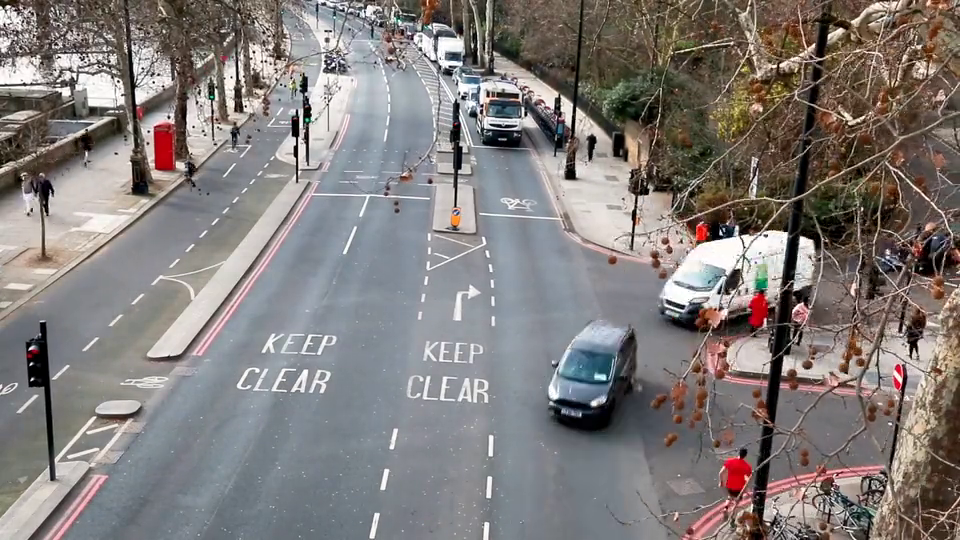
#> input picture frame 48 of yolo/temp_videos/backup_21251946f6a446c497e89aec1bb7fa32.mp4, 960 x 540 px, given in place of test.mp4, which was not available
$ python SpeedRadar2.py
#> lines starting #> are read from the running program, lines starting #| are printed output that depends on the picture; after the words box and inside, x2 and y2 are one past the last pixel; in counts of white or black regions, pixels touching at a corner belong together; pictures that were not available may be replaced by others from this repository, and a replacement may not be noted
### yolo/undown/tracker2.py
# 导入必要库
import cv2  # OpenCV图像处理库
import math  # 数学计算库（用于距离计算）
import time  # 时间模块（用于速度计算）
import numpy as np  # 数值计算库
import os  # 操作系统接口（用于文件操作）

limit = 80  # 速度阈值（单位：公里/小时）

# 创建存储目录
traffic_record_folder_name = "D:\TrafficRecord"  # 主存储路径
if not os.path.exists(traffic_record_folder_name):
    os.makedirs(traffic_record_folder_name)  # 创建主目录
    os.makedirs(traffic_record_folder_name + "//exceeded")  # 超速车辆子目录

# 初始化记录文件
speed_record_file_location = traffic_record_folder_name + "//SpeedRecord.txt"
file = open(speed_record_file_location, "w")  # 以写入模式打开文件
file.write("ID \t SPEED\n------\t-------\n")  # 写入表头
file.close()


class EuclideanDistTracker:
    def __init__(self):
        # 目标跟踪相关属性
        self.center_points = {}  # 存储目标中心点坐标 {id: (cx, cy)}
        self.id_count = 0  # 自增ID计数器

        # 速度计算相关属性
        self.et = 0  # 经过时间
        self.s1 = np.zeros((1, 1000))  # 进入检测线时间记录
        self.s2 = np.zeros((1, 1000))  # 离开检测线时间记录
        self.s = np.zeros((1, 1000))  # 时间差存储

        # 状态标记
        self.f = np.zeros(1000)  # 抓拍触发标记
        self.capf = np.zeros(1000)  # 已抓拍标记

        # 统计计数器
        self.count = 0  # 总车辆计数
        self.exceeded = 0  # 超速车辆计数

    def update(self, objects_rect):
        """核心更新方法，处理目标检测框并跟踪"""
        objects_bbs_ids = []

        # 遍历每个检测到的目标框
        for rect in objects_rect:
            x, y, w, h = rect
            cx = (x + x + w) // 2  # 计算中心点x坐标
            cy = (y + y + h) // 2  # 计算中心点y坐标

            # 目标匹配标识
            same_object_detected = False

            # 遍历现有目标进行匹配
            for id, pt in self.center_points.items():
                # 计算欧氏距离（新旧中心点间距）
                dist = math.hypot(cx - pt[0], cy - pt[1])

                # 匹配成功条件（距离小于阈值）
                if dist < 70:
                    self.center_points[id] = (cx, cy)  # 更新中心点
                    objects_bbs_ids.append([x, y, w, h, id])
                    same_object_detected = True

                    # 速度检测线逻辑（上方检测线范围410-430）
                    if 410 <= y <= 430:
                        self.s1[0, id] = time.time()  # 记录进入时间

                    # 下方检测线范围235-255
                    if 235 <= y <= 255:
                        self.s2[0, id] = time.time()  # 记录离开时间
                        self.s[0, id] = self.s2[0, id] - self.s1[0, id]  # 计算时间差

                    # 触发抓拍条件（车辆完全通过检测区域）
                    if y < 235:
                        self.f[id] = 1  # 设置抓拍标志

            # 新目标处理
            if not same_object_detected:
                self.center_points[self.id_count] = (cx, cy)
                objects_bbs_ids.append([x, y, w, h, self.id_count])
                # 初始化新目标的计时器
                self.id_count += 1
                self.s[0, self.id_count] = 0
                self.s1[0, self.id_count] = 0
                self.s2[0, self.id_count] = 0

        # 清理无效目标
        new_center_points = {}
        for obj_bb_id in objects_bbs_ids:
            _, _, _, _, object_id = obj_bb_id
            new_center_points[object_id] = self.center_points[object_id]
        self.center_points = new_center_points.copy()

        return objects_bbs_ids

    # [35 lines left out: functions getsp, capture, not called in this run]

    def limit(self):
        """获取速度限制"""
        return limit

    def end(self):
        """生成统计报告"""
        with open(speed_record_file_location, "a") as file:
            file.write("\n-------------\nSUMMARY\n-------------\n")
            file.write(f"Total Vehicles :\t{self.count}\n")
            file.write(f"Exceeded speed limit :\t{self.exceeded}")

### yolo/undown/SpeedRadar2.py
import cv2  # 导入OpenCV库用于图像处理
from tracker2 import *  # 导入自定义的欧氏距离跟踪器
import numpy as np  # 导入数值计算库
end = 0  # 程序结束标志

# 创建欧氏距离跟踪器对象
tracker = EuclideanDistTracker()

# 视频捕获对象初始化
cap = cv2.VideoCapture(r"F:/CV-ML/YOLO/Test/Vehicle-Speed-Estimation-and-Detecting-Overspeeding-main/test.mp4")
f = 20  # 帧率相关参数
w = int(1000/(f-1))  # 计算等待时间参数

# 初始化背景减除器（运动检测）
object_detector = cv2.createBackgroundSubtractorMOG2(history=None,varThreshold=None)

# 定义形态学操作核（用于图像处理）
kernalOp = np.ones((3,3),np.uint8)  # 开运算核
kernalOp2 = np.ones((5,5),np.uint8)
kernalCl = np.ones((11,11),np.uint8)  # 闭运算核
fgbg = cv2.createBackgroundSubtractorMOG2(detectShadows=True)  # 带阴影检测的背景减除器
kernal_e = np.ones((5,5),np.uint8)  # 腐蚀操作核

while True:
    ret,frame = cap.read()
#> frame is the input picture: shape (540, 960, 3); mean B, G, R 122.8, 124.6, 130.1
    if not ret:  # 视频读取结束判断
        break
    frame = cv2.resize(frame, None, fx=0.5, fy=0.5)  # 调整帧尺寸
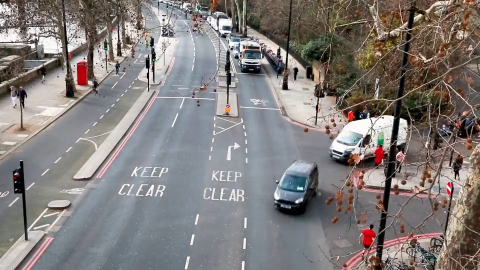
#> frame: shape (270, 480, 3); mean B, G, R 122.9, 124.8, 130.2
    height,width,_ = frame.shape  # 获取帧尺寸
#> height = 270; width = 480

    # 提取感兴趣区域(ROI)
    roi = frame[50:540,200:960]  # 裁剪特定区域进行分析
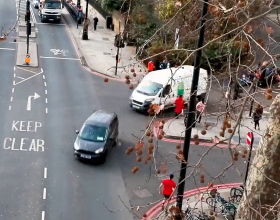
#> roi: shape (220, 280, 3); mean B, G, R 115.7, 117.5, 125

    # 方法1：基础背景减除
    mask = object_detector.apply(roi)
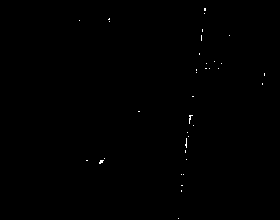
#> mask: shape (220, 280); values 127 (black) and 255 (white), 0.16% white in thin lines or dots, all inside (x1, y1, x2, y2) = (79, 8, 265, 219)
    _, mask = cv2.threshold(mask, 250, 255, cv2.THRESH_BINARY)

    # 方法2：增强型背景减除（实际使用的方法）
    fgmask = fgbg.apply(roi)  # 应用背景减除
    ret, imBin = cv2.threshold(fgmask, 200, 255, cv2.THRESH_BINARY)  # 二值化处理
    mask1 = cv2.morphologyEx(imBin, cv2.MORPH_OPEN, kernalOp)  # 开运算去噪
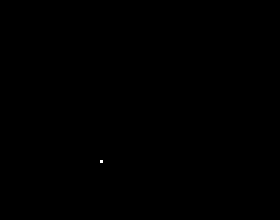
#> mask1: shape (220, 280); 0.01% white in thin lines or dots, all inside (x1, y1, x2, y2) = (100, 160, 103, 163)
    mask2 = cv2.morphologyEx(mask1, cv2.MORPH_CLOSE, kernalCl)  # 闭运算填充空洞
    e_img = cv2.erode(mask2, kernal_e)  # 腐蚀操作细化边缘
#> e_img: shape (220, 280); every value is 0

    # 轮廓检测
    contours,_ = cv2.findContours(e_img,cv2.RETR_TREE,cv2.CHAIN_APPROX_SIMPLE)
#> contours = []
    detections = []  # 存储检测到的目标

    # 筛选有效轮廓
    for cnt in contours:
        area = cv2.contourArea(cnt)
        if area > 1000:  # 面积阈值过滤小目标
            x,y,w,h = cv2.boundingRect(cnt)  # 获取边界框
            cv2.rectangle(roi,(x,y),(x+w,y+h),(0,255,0),3)  # 绘制绿色边界框
            detections.append([x,y,w,h])  # 记录检测结果
#> this loop made 0 passes
#> after the loop, detections = []

    # 目标跟踪
    boxes_ids = tracker.update(detections)  # 更新跟踪器
#> after the loop in update, `for rect in objects_rect:`: self.center_points = 0 items; self.f = 1000 values from 0 to 0; self.id_count = 0
#> after the loop in update, `for obj_bb_id in objects_bbs_ids:`: new_center_points = 0 items
#> boxes_ids = []
    for box_id in boxes_ids:
        x,y,w,h,id = box_id

        # 根据速度显示不同颜色
        if tracker.getsp(id) < tracker.limit():  # 正常速度
            cv2.putText(roi, f"{id} {tracker.getsp(id)}", (x,y-15),
                       cv2.FONT_HERSHEY_PLAIN, 1, (255,255,0), 2)  # 黄字显示
            cv2.rectangle(roi, (x, y), (x + w, y + h), (0, 255, 0), 3)
        else:  # 超速情况
            cv2.putText(roi, f"{id} {tracker.getsp(id)}", (x, y-15),
                       cv2.FONT_HERSHEY_PLAIN, 1, (0, 0, 255), 2)  # 红字显示
            cv2.rectangle(roi, (x, y), (x + w, y + h), (0, 165, 255), 3)

        # 超速抓拍逻辑
        s = tracker.getsp(id)
        if tracker.f[id] == 1 and s != 0:
            tracker.capture(roi, x, y, h, w, s, id)

    # 绘制测速参考线
    line_params = [
        ((0, 410), (960, 410)),  # 上方水平线对
        ((0, 430), (960, 430)),
        ((0, 235), (960, 235)),  # 下方水平线对
        ((0, 255), (960, 255))
    ]
    for (start, end) in line_params:
        cv2.line(roi, start, end, (0, 0, 255), 2)  # 红色参考线

    # 显示处理结果
    cv2.imshow("ROI", roi)

    # 退出控制
    key = cv2.waitKey(w-10)
#> (key Esc is pressed here)
    if key == 27:  # ESC键退出
        tracker.end()
        end = 1
        break

# 资源释放
if end != 1:
    tracker.end()
cap.release()
cv2.destroyAllWindows()

$ run again, starting later in the video
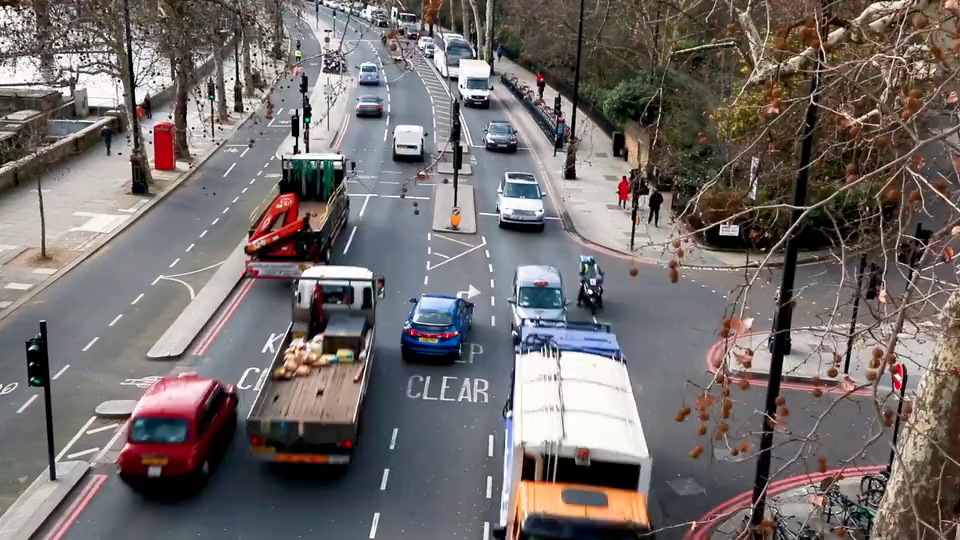
#> input picture frame 216 of yolo/temp_videos/backup_21251946f6a446c497e89aec1bb7fa32.mp4, 960 x 540 px, given in place of test.mp4, which was not available
#> frame is the input picture: shape (540, 960, 3); mean B, G, R 106.3, 107.7, 114.5
#> frame: shape (270, 480, 3)
#> `roi = frame[50:540,200:960]`:
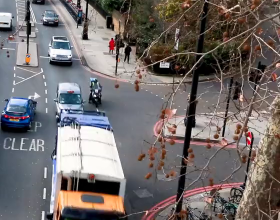
#> roi: shape (220, 280, 3); mean B, G, R 107.4, 108.4, 115.3
#> `mask = object_detector.apply(roi)`:
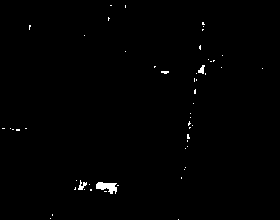
#> mask: shape (220, 280); values 127 (black) and 255 (white), 0.64% white; 54 white regions (51 under 20 px), largest, box (x1, y1, x2, y2) and area: (96, 182, 117, 194) 158, (78, 180, 87, 190) 43, (198, 65, 205, 74) 37
#> mask1: shape (220, 280); 0.35% white; 4 white regions (1 under 20 px), largest, box (x1, y1, x2, y2) and area: (96, 182, 117, 194) 150, (198, 67, 204, 73) 29, (79, 183, 86, 190) 25
#> mask2: shape (220, 280); 0.39% white; 3 white regions (1 under 20 px), largest, box (x1, y1, x2, y2) and area: (79, 182, 117, 194) 201, (198, 67, 204, 73) 29
#> e_img: shape (220, 280); 0.07% white; 1 white region
#> contours = 1 contour; box (x1, y1, x2, y2) and area: (98, 184, 113, 189) 26
#> the loop `for cnt in contours:` made 1 pass
#> area on pass 1: 25.5
#> after the loop `for cnt in contours:`: detections = []
#> after the loop in update, `for rect in objects_rect:`: self.center_points = 0 items; self.f = 1000 values from 0 to 0; self.id_count = 0
#> after the loop in update, `for obj_bb_id in objects_bbs_ids:`: new_center_points = 0 items
#> boxes_ids = []

$ run again, starting later in the video
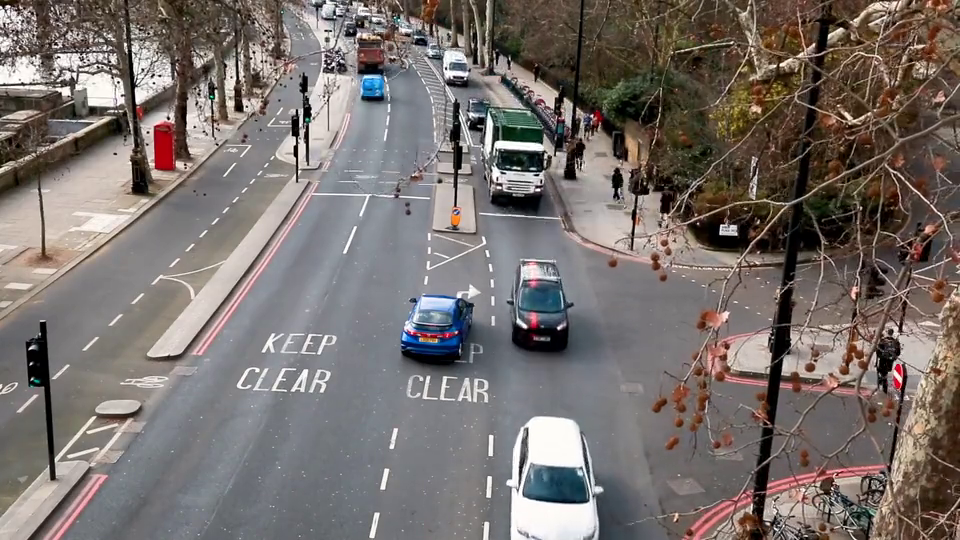
#> input picture frame 384 of yolo/temp_videos/backup_21251946f6a446c497e89aec1bb7fa32.mp4, 960 x 540 px, given in place of test.mp4, which was not available
#> frame is the input picture: shape (540, 960, 3); mean B, G, R 108.7, 112.1, 120
#> `frame = cv2.resize(frame, None, fx=0.5, fy=0.5)`:
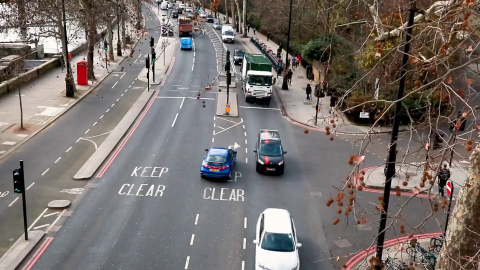
#> frame: shape (270, 480, 3); mean B, G, R 108.8, 112.3, 120.1
#> `roi = frame[50:540,200:960]`:
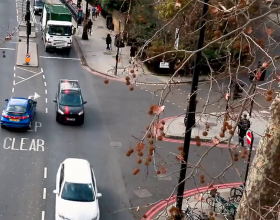
#> roi: shape (220, 280, 3); mean B, G, R 100.6, 103.8, 112.8
#> mask1: shape (220, 280); every value is 0
#> contours = []
#> after the loop in update, `for rect in objects_rect:`: self.center_points = 0 items; self.f = 1000 values from 0 to 0; self.id_count = 0
#> after the loop in update, `for obj_bb_id in objects_bbs_ids:`: new_center_points = 0 items
#> boxes_ids = []
